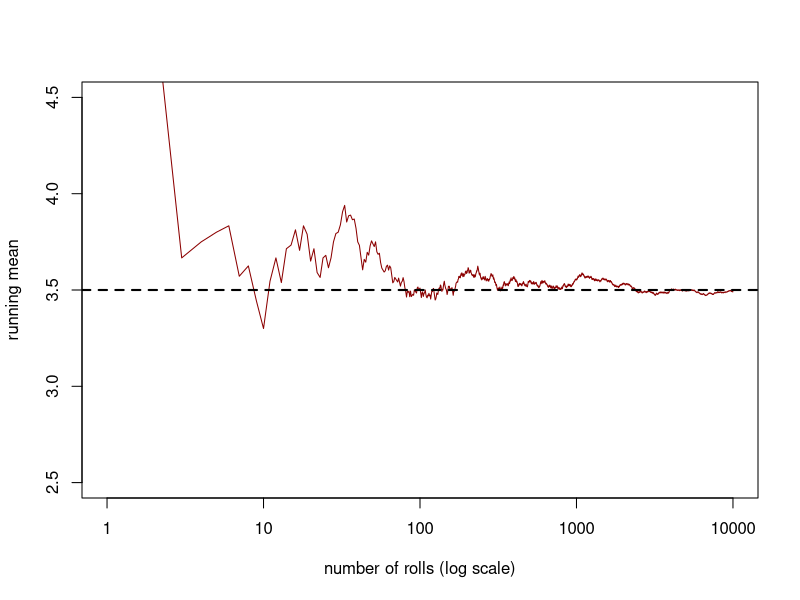
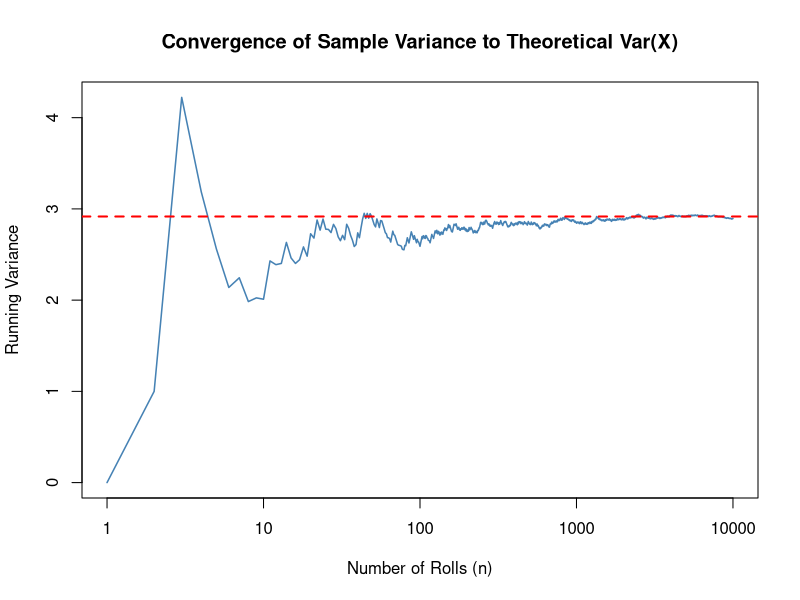
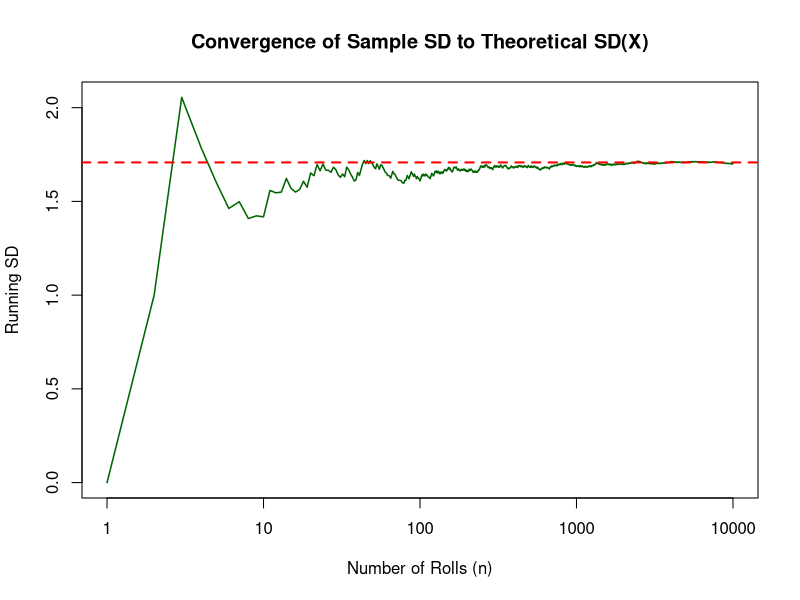

Generate these figures, in order, with R:



# Expectation ------------------------------------------------------------------

# expectation is the average outcome of a process you would expect to have in the long-run
# center of mass, the mean for a Random Variable
# where a distribution sits

# E[X] = sum(P(X = x))

# Theoretical Expectation
die <- 1:6 # fair six-sided die
prob <- 1/6 # probability of each side

prob * 6 # check that all probabilities don't exceed 1 (100%)
theoretical_expectation <- sum(die * prob) # expectation = sum of [value of each side x probability of each side]

# Simulated Empirical Expectation
set.seed(6101)
rolls <- sample(1:6, 10000, replace = TRUE) # 1000 random rolls
running <- cumsum(rolls) / seq_along(rolls) # running average after each roll

# snapshot of running average after x number of rolls:
round(c(after_10 = running[10], after_100 = running[100],
        after_1000 = running[1000], after_10000 = running[10000]), 4)

running[10]
running[100]
running[1000]
running[10000]

# average converges on the Expectation over thousands of rolls
plot(seq_along(running), running, type = "l", log = "x", col = "red4",
     xlab = "number of rolls (log scale)", ylab = "running mean",
     ylim = c(2.5, 4.5))
abline(h = 3.5, lwd = 2, lty = 2)


# Variance ---------------------------------------------------------------------

# expectation of the variance of the average in the long-run

# Var(X) = E[X^2] - (E[X])^2
# Var(X) = E[(X - E[X])2]

# Theoretical Variance
# E[X^2]
die <- 1:6
prob <- 1/6
die_sqr <- die^2

expXsq <- sum(die_sqr * prob) # E[X^2]

sqexpX <- theoretical_expectation^2 # (E[X])^2

theoretical_var_exp <- expXsq - sqexpX # Var(X)

theoretical_sd_exp <- sqrt(theoretical_var_exp) # SD(X)


# Simulated Empirical Variance

# Running E[X^2]
running_mean_sq <- cumsum(rolls^2) / seq_along(rolls)

# Var(X)
running_var <- running_mean_sq - running^2

running_sd <- sqrt(running_var)

# Simulation Results
results <- data.frame(
  running_mean = running,
  running_var = running_var,
  runnning_sd = running_sd
)



# Checkpoints
checkpoints <- c(10, 100, 1000, 10000)
round(running[checkpoints], 4)
round(running_var[checkpoints], 4)
round(running_sd[checkpoints], 4)


# Plot : Running Variance
plot(seq_along(rolls), running_var, type = "l", col = "steelblue", lwd = 1.5,
     xlab = "Number of Rolls (n)", ylab = "Running Variance",
     main = "Convergence of Sample Variance to Theoretical Var(X)",
     log = "x")  # log scale on x makes early wobble + late convergence both visible
abline(h = theoretical_var_exp, col = "red", lwd = 2, lty = 2)


# Plot: Running SD
theoretical_sd <- 1.707825
plot(seq_along(rolls), running_sd, type = "l", col = "darkgreen", lwd = 1.5,
     xlab = "Number of Rolls (n)", ylab = "Running SD",
     main = "Convergence of Sample SD to Theoretical SD(X)",
     log = "x")
abline(h = theoretical_sd, col = "red", lwd = 2, lty = 2)



# Linearity --------------------------------------------------------------------
